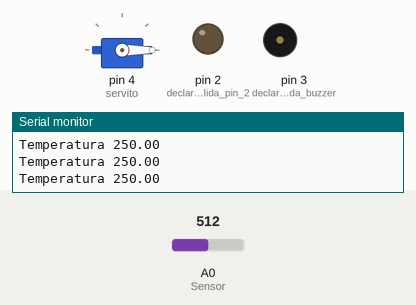
This sketch was run on a simulated Arduino Uno, built with avr-gcc and run on an emulated ATmega328P. Shown: servo, output pins drawn as LEDs (lit = HIGH), buzzer (waves = sounding, pin HIGH), the last lines printed to the serial monitor. The test bench sets the inputs (shaded band); at power-on: A0 (Sensor) = 512.

Above: at 1.3 s.
1.4 s: A0 (Sensor) set to 58
2.9 s: A0 (Sensor) set to 49
At 4.7 s:
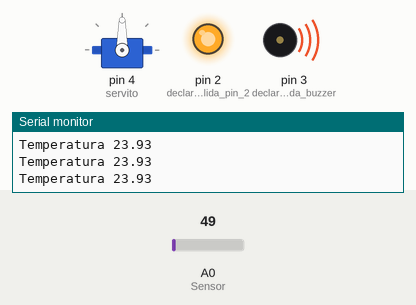
5.0 s: A0 (Sensor) set to 122
At 5.4 s:
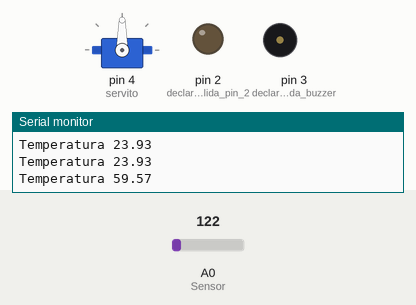
7.0 s: A0 (Sensor) set to 16
At 7.4 s:
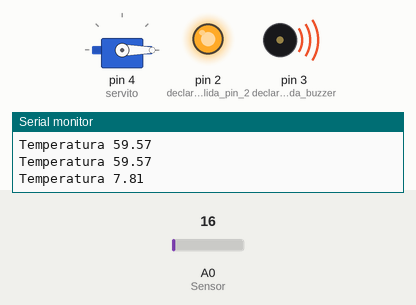
9.0 s: A0 (Sensor) set to 306
At 9.8 s:
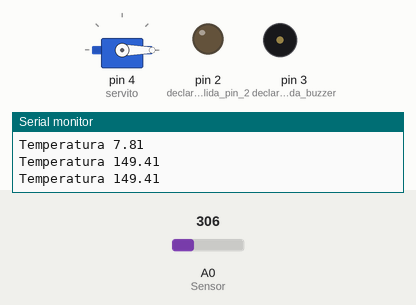
Timing chart, 0 to 12.0 s (numbered marks = the images above; inputs shaded):
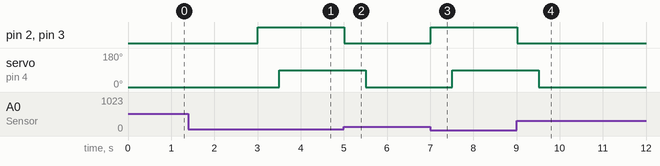

Measured:
- the behaviour switches between 54 and 53 on A0 (Sensor) (found by bisection; images 0 and 1)
- after the input at 2.9 s, pin 2 (declaramos_salida_pin_2), pin 3 (declaramos_salida_buzzer): LOW → HIGH after 0.11 s; servo on pin 4 (servito): 0° → 90° after 0.61 s
- after the input at 5.0 s, pin 2 (declaramos_salida_pin_2), pin 3 (declaramos_salida_buzzer): HIGH → LOW at once; servo on pin 4 (servito): 90° → 0° after 0.51 s
- after the input at 7.0 s, pin 2 (declaramos_salida_pin_2), pin 3 (declaramos_salida_buzzer): LOW → HIGH at once; servo on pin 4 (servito): 0° → 90° after 0.51 s
- after the input at 9.0 s, pin 2 (declaramos_salida_pin_2), pin 3 (declaramos_salida_buzzer): HIGH → LOW at once; servo on pin 4 (servito): 90° → 0° after 0.52 s

The sketch:

temp-servp-led.ino
```cpp
#include <Servo.h>//se llama libreria
Servo servito;//se crea objeto servito
int pos=0;//se declara variable pos=0
float tempC; // variable tipo float
int Sensor = 0; //se asigna de entrada del sensor (A0)

void setup() {
  servito.attach(4);//se configura servo en pin 4
  servito.write(pos);//se escribe posicion
  pos=0;//posicion 0

  pinMode(3, OUTPUT); //declaramos salida buzzer
  pinMode(2, OUTPUT); //declaramos salida pin 2
  Serial.begin(9600);// Configuramos el puerto serial
}

void loop() {
  // Con analogRead leemos el sensor, recuerda que es un valor de 0 a 1023
  tempC = analogRead(Sensor);

  // Calculamos la temperatura con la fórmula
  tempC = (5.0 * tempC * 100.0)/1024.0;

  Serial.print("Temperatura ");//imprime texto temperatura
  Serial.println(tempC); //imprime la temperatura total


  if(tempC <= 26){
    digitalWrite(2, HIGH);//se prende el led
    digitalWrite(3, HIGH);//se prende buzzer
    servito.write(pos);//se escribe posicion
    pos=90;//posicion 45
    delay(500);
  }else{
    digitalWrite(2, LOW);//se apaga el led
    digitalWrite(3, LOW);//se apaga buzzer
    servito.write(pos);//se escribe posicion
    pos=0;//posicion 0
    delay(500);
  }
}
```
